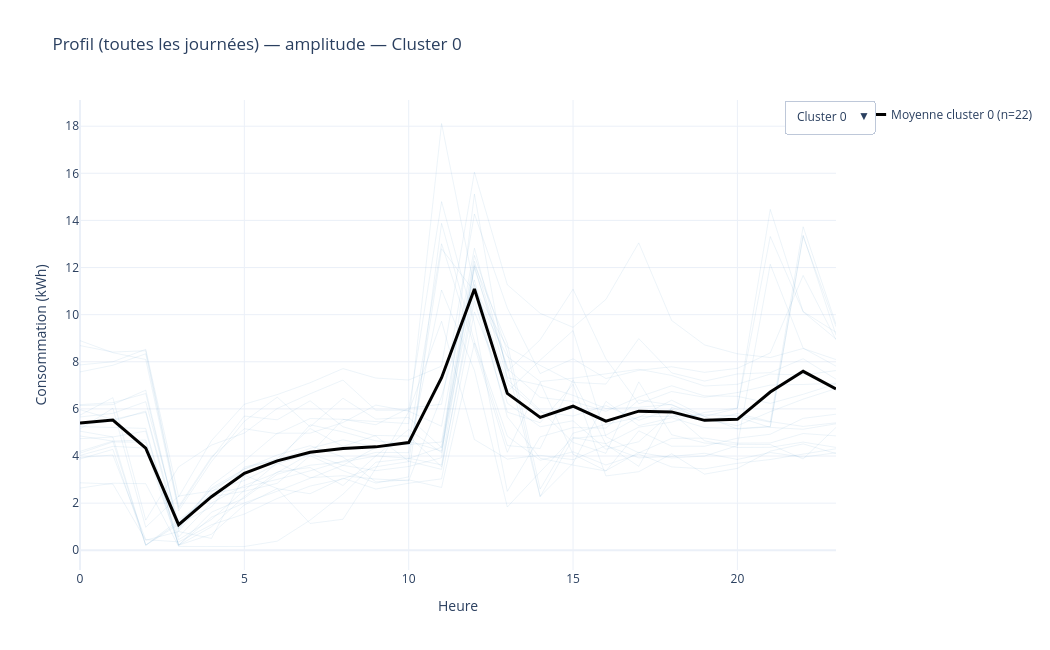
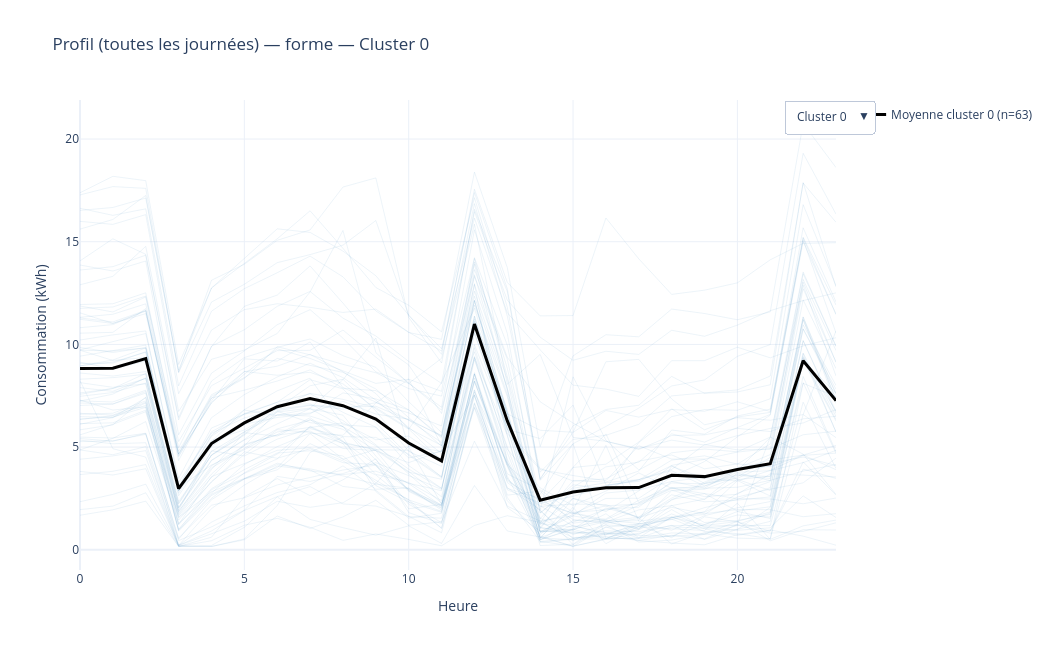

Notebook code cell kept with these figures, in order:
### Markdown cell above
## Visualisation interactive : toutes les courbes journalières (pas seulement la moyenne)

### Code cell
plot_interactive_all_curves_by_cluster(days_clean, cluster_labels_amplet, k_amplet, HOURS, "Profil (toutes les journées) — amplitude")
plot_interactive_all_curves_by_cluster(days_clean, cluster_labels_forme, k_forme, HOURS, "Profil (toutes les journées) — forme")

### Figure 1 — Plotly figure (JSON) as saved in the notebook; plotly's stock layout.template omitted (floating-point values rounded to 4 significant figures; data arrays with more than 128 entries replaced by an {"elided": "..."} marker saying what was removed)
{"data": [{"hoverinfo": "skip", "line": {"color": "rgba(31,119,180,0.08)", "width": 1}, "mode": "lines", "name": "Cluster 0 — 22 jours", "showlegend": false, "type": "scatter", "visible": true, "x": {"elided": "550 float values"}, "y": {"elided": "550 float values"}}, {"line": {"color": "black", "width": 3}, "mode": "lines", "name": "Moyenne cluster 0 (n=22)", "type": "scatter", "visible": true, "x": [0, 1, 2, 3, 4, 5, 6, 7, 8, 9, 10, 11, 12, 13, 14, 15, 16, 17, 18, 19, 20, 21, 22, 23], "y": [5.396, 5.525, 4.335, 1.086, 2.272, 3.264, 3.795, 4.161, 4.32, 4.388, 4.57, 7.321, 11.09, 6.659, 5.639, 6.113, 5.481, 5.903, 5.872, 5.513, 5.557, 6.717, 7.595, 6.85]}, {"hoverinfo": "skip", "line": {"color": "rgba(31,119,180,0.08)", "width": 1}, "mode": "lines", "name": "Cluster 1 — 231 jours", "showlegend": false, "type": "scatter", "visible": false, "x": {"elided": "5775 float values"}, "y": {"elided": "5775 float values"}}, {"line": {"color": "black", "width": 3}, "mode": "lines", "name": "Moyenne cluster 1 (n=231)", "type": "scatter", "visible": false, "x": [0, 1, 2, 3, 4, 5, 6, 7, 8, 9, 10, 11, 12, 13, 14, 15, 16, 17, 18, 19, 20, 21, 22, 23], "y": [1.024, 1.031, 0.6422, 0.4675, 0.5794, 0.8017, 1.098, 1.216, 1.248, 1.242, 1.237, 2.083, 1.959, 1.617, 1.536, 1.719, 1.846, 1.893, 1.773, 1.761, 1.611, 1.565, 1.361, 1.159]}, {"hoverinfo": "skip", "line": {"color": "rgba(31,119,180,0.08)", "width": 1}, "mode": "lines", "name": "Cluster 2 — 11 jours", "showlegend": false, "type": "scatter", "visible": false, "x": {"elided": "275 float values"}, "y": {"elided": "275 float values"}}, {"line": {"color": "black", "width": 3}, "mode": "lines", "name": "Moyenne cluster 2 (n=11)", "type": "scatter", "visible": false, "x": [0, 1, 2, 3, 4, 5, 6, 7, 8, 9, 10, 11, 12, 13, 14, 15, 16, 17, 18, 19, 20, 21, 22, 23], "y": [14.79, 14.85, 15.33, 7.083, 10.61, 11.64, 12.58, 13.27, 13.15, 13.13, 11.28, 10.35, 18.29, 13.81, 7.635, 8.697, 10.2, 10.18, 10.64, 10.33, 10.6, 11.02, 17.18, 15.65]}, {"hoverinfo": "skip", "line": {"color": "rgba(31,119,180,0.08)", "width": 1}, "mode": "lines", "name": "Cluster 3 — 71 jours", "showlegend": false, "type": "scatter", "visible": false, "x": {"elided": "1775 float values"}, "y": {"elided": "1775 float values"}}, {"line": {"color": "black", "width": 3}, "mode": "lines", "name": "Moyenne cluster 3 (n=71)", "type": "scatter", "visible": false, "x": [0, 1, 2, 3, 4, 5, 6, 7, 8, 9, 10, 11, 12, 13, 14, 15, 16, 17, 18, 19, 20, 21, 22, 23], "y": [6.019, 6.087, 4.89, 1.54, 2.897, 3.761, 4.451, 4.749, 4.369, 3.854, 3.144, 4.429, 8.099, 4.063, 1.276, 1.433, 1.489, 1.673, 1.954, 1.986, 2.326, 3.285, 7.271, 5.583]}, {"hoverinfo": "skip", "line": {"color": "rgba(31,119,180,0.08)", "width": 1}, "mode": "lines", "name": "Cluster 4 — 30 jours", "showlegend": false, "type": "scatter", "visible": false, "x": {"elided": "750 float values"}, "y": {"elided": "750 float values"}}, {"line": {"color": "black", "width": 3}, "mode": "lines", "name": "Moyenne cluster 4 (n=30)", "type": "scatter", "visible": false, "x": [0, 1, 2, 3, 4, 5, 6, 7, 8, 9, 10, 11, 12, 13, 14, 15, 16, 17, 18, 19, 20, 21, 22, 23], "y": [10.01, 9.969, 9.91, 3.649, 6.153, 7.237, 7.922, 8.313, 8.203, 7.431, 6.821, 6.614, 13.21, 8.109, 2.496, 3.731, 4.249, 4.437, 5.183, 5.277, 5.523, 6.539, 13.17, 10.06]}], "layout": {"height": 650, "title": {"text": "Profil (toutes les journées) — amplitude — Cluster 0"}, "updatemenus": [{"buttons": [{"args": [{"visible": [true, true, false, false, false, false, false, false, false, false]}, {"title": "Profil (toutes les journées) — amplitude — Cluster 0"}], "label": "Cluster 0", "method": "update"}, {"args": [{"visible": [false, false, true, true, false, false, false, false, false, false]}, {"title": "Profil (toutes les journées) — amplitude — Cluster 1"}], "label": "Cluster 1", "method": "update"}, {"args": [{"visible": [false, false, false, false, true, true, false, false, false, false]}, {"title": "Profil (toutes les journées) — amplitude — Cluster 2"}], "label": "Cluster 2", "method": "update"}, {"args": [{"visible": [false, false, false, false, false, false, true, true, false, false]}, {"title": "Profil (toutes les journées) — amplitude — Cluster 3"}], "label": "Cluster 3", "method": "update"}, {"args": [{"visible": [false, false, false, false, false, false, false, false, true, true]}, {"title": "Profil (toutes les journées) — amplitude — Cluster 4"}], "label": "Cluster 4", "method": "update"}, {"args": [{"visible": [true, true, true, true, true, true, true, true, true, true]}, {"title": "Profil (toutes les journées) — amplitude — tous les clusters"}], "label": "Tous", "method": "update"}], "direction": "down", "showactive": true, "x": 1.05, "y": 1}], "width": 1050, "xaxis": {"title": {"text": "Heure"}}, "yaxis": {"title": {"text": "Consommation (kWh)"}}}}

### Figure 2 — Plotly figure (JSON) as saved in the notebook; plotly's stock layout.template omitted (floating-point values rounded to 4 significant figures; data arrays with more than 128 entries replaced by an {"elided": "..."} marker saying what was removed)
{"data": [{"hoverinfo": "skip", "line": {"color": "rgba(31,119,180,0.08)", "width": 1}, "mode": "lines", "name": "Cluster 0 — 63 jours", "showlegend": false, "type": "scatter", "visible": true, "x": {"elided": "1575 float values"}, "y": {"elided": "1575 float values"}}, {"line": {"color": "black", "width": 3}, "mode": "lines", "name": "Moyenne cluster 0 (n=63)", "type": "scatter", "visible": true, "x": [0, 1, 2, 3, 4, 5, 6, 7, 8, 9, 10, 11, 12, 13, 14, 15, 16, 17, 18, 19, 20, 21, 22, 23], "y": [8.825, 8.844, 9.309, 2.973, 5.174, 6.179, 6.968, 7.359, 7.015, 6.36, 5.196, 4.327, 10.99, 6.275, 2.416, 2.816, 3.018, 3.029, 3.623, 3.561, 3.908, 4.189, 9.204, 7.261]}, {"hoverinfo": "skip", "line": {"color": "rgba(31,119,180,0.08)", "width": 1}, "mode": "lines", "name": "Cluster 1 — 44 jours", "showlegend": false, "type": "scatter", "visible": false, "x": {"elided": "1100 float values"}, "y": {"elided": "1100 float values"}}, {"line": {"color": "black", "width": 3}, "mode": "lines", "name": "Moyenne cluster 1 (n=44)", "type": "scatter", "visible": false, "x": [0, 1, 2, 3, 4, 5, 6, 7, 8, 9, 10, 11, 12, 13, 14, 15, 16, 17, 18, 19, 20, 21, 22, 23], "y": [0.6421, 0.6318, 0.4613, 0.4664, 0.5354, 0.7906, 1.121, 1.307, 1.875, 2.114, 1.576, 1.657, 1.553, 1.348, 1.301, 1.399, 1.694, 1.695, 1.46, 1.326, 1.262, 0.9584, 0.672, 0.5818]}, {"hoverinfo": "skip", "line": {"color": "rgba(31,119,180,0.08)", "width": 1}, "mode": "lines", "name": "Cluster 2 — 133 jours", "showlegend": false, "type": "scatter", "visible": false, "x": {"elided": "3325 float values"}, "y": {"elided": "3325 float values"}}, {"line": {"color": "black", "width": 3}, "mode": "lines", "name": "Moyenne cluster 2 (n=133)", "type": "scatter", "visible": false, "x": [0, 1, 2, 3, 4, 5, 6, 7, 8, 9, 10, 11, 12, 13, 14, 15, 16, 17, 18, 19, 20, 21, 22, 23], "y": [0.9522, 0.8717, 0.7414, 0.5438, 0.6604, 0.7979, 0.9558, 1.066, 1.126, 1.204, 1.386, 1.682, 2.131, 2.184, 2.195, 2.451, 2.58, 2.605, 2.434, 2.404, 2.1, 1.755, 1.433, 1.206]}, {"hoverinfo": "skip", "line": {"color": "rgba(31,119,180,0.08)", "width": 1}, "mode": "lines", "name": "Cluster 3 — 55 jours", "showlegend": false, "type": "scatter", "visible": false, "x": {"elided": "1375 float values"}, "y": {"elided": "1375 float values"}}, {"line": {"color": "black", "width": 3}, "mode": "lines", "name": "Moyenne cluster 3 (n=55)", "type": "scatter", "visible": false, "x": [0, 1, 2, 3, 4, 5, 6, 7, 8, 9, 10, 11, 12, 13, 14, 15, 16, 17, 18, 19, 20, 21, 22, 23], "y": [5.637, 5.528, 5.714, 1.036, 2.249, 2.955, 3.704, 4.141, 4.225, 4.114, 4.12, 3.998, 10.63, 6.599, 2.39, 3.228, 3.536, 3.882, 4.241, 4.196, 4.262, 4.535, 10.55, 8.01]}, {"hoverinfo": "skip", "line": {"color": "rgba(31,119,180,0.08)", "width": 1}, "mode": "lines", "name": "Cluster 4 — 38 jours", "showlegend": false, "type": "scatter", "visible": false, "x": {"elided": "950 float values"}, "y": {"elided": "950 float values"}}, {"line": {"color": "black", "width": 3}, "mode": "lines", "name": "Moyenne cluster 4 (n=38)", "type": "scatter", "visible": false, "x": [0, 1, 2, 3, 4, 5, 6, 7, 8, 9, 10, 11, 12, 13, 14, 15, 16, 17, 18, 19, 20, 21, 22, 23], "y": [3.862, 4.33, 0.6253, 1.604, 2.322, 3.108, 3.631, 3.511, 2.747, 2.122, 1.803, 6.753, 3.023, 1.23, 1.006, 0.9785, 0.8517, 1.108, 1.074, 1.072, 1.177, 2.049, 1.756, 1.984]}, {"hoverinfo": "skip", "line": {"color": "rgba(31,119,180,0.08)", "width": 1}, "mode": "lines", "name": "Cluster 5 — 32 jours", "showlegend": false, "type": "scatter", "visible": false, "x": {"elided": "800 float values"}, "y": {"elided": "800 float values"}}, {"line": {"color": "black", "width": 3}, "mode": "lines", "name": "Moyenne cluster 5 (n=32)", "type": "scatter", "visible": false, "x": [0, 1, 2, 3, 4, 5, 6, 7, 8, 9, 10, 11, 12, 13, 14, 15, 16, 17, 18, 19, 20, 21, 22, 23], "y": [2.443, 2.647, 0.4205, 0.9552, 1.3, 1.823, 2.251, 2.524, 2.291, 1.99, 1.941, 6.981, 3.921, 1.526, 1.784, 1.915, 1.805, 1.988, 1.866, 2.095, 2.55, 6.036, 4.22, 4.048]}], "layout": {"height": 650, "title": {"text": "Profil (toutes les journées) — forme — Cluster 0"}, "updatemenus": [{"buttons": [{"args": [{"visible": [true, true, false, false, false, false, false, false, false, false, false, false]}, {"title": "Profil (toutes les journées) — forme — Cluster 0"}], "label": "Cluster 0", "method": "update"}, {"args": [{"visible": [false, false, true, true, false, false, false, false, false, false, false, false]}, {"title": "Profil (toutes les journées) — forme — Cluster 1"}], "label": "Cluster 1", "method": "update"}, {"args": [{"visible": [false, false, false, false, true, true, false, false, false, false, false, false]}, {"title": "Profil (toutes les journées) — forme — Cluster 2"}], "label": "Cluster 2", "method": "update"}, {"args": [{"visible": [false, false, false, false, false, false, true, true, false, false, false, false]}, {"title": "Profil (toutes les journées) — forme — Cluster 3"}], "label": "Cluster 3", "method": "update"}, {"args": [{"visible": [false, false, false, false, false, false, false, false, true, true, false, false]}, {"title": "Profil (toutes les journées) — forme — Cluster 4"}], "label": "Cluster 4", "method": "update"}, {"args": [{"visible": [false, false, false, false, false, false, false, false, false, false, true, true]}, {"title": "Profil (toutes les journées) — forme — Cluster 5"}], "label": "Cluster 5", "method": "update"}, {"args": [{"visible": [true, true, true, true, true, true, true, true, true, true, true, true]}, {"title": "Profil (toutes les journées) — forme — tous les clusters"}], "label": "Tous", "method": "update"}], "direction": "down", "showactive": true, "x": 1.05, "y": 1}], "width": 1050, "xaxis": {"title": {"text": "Heure"}}, "yaxis": {"title": {"text": "Consommation (kWh)"}}}}
